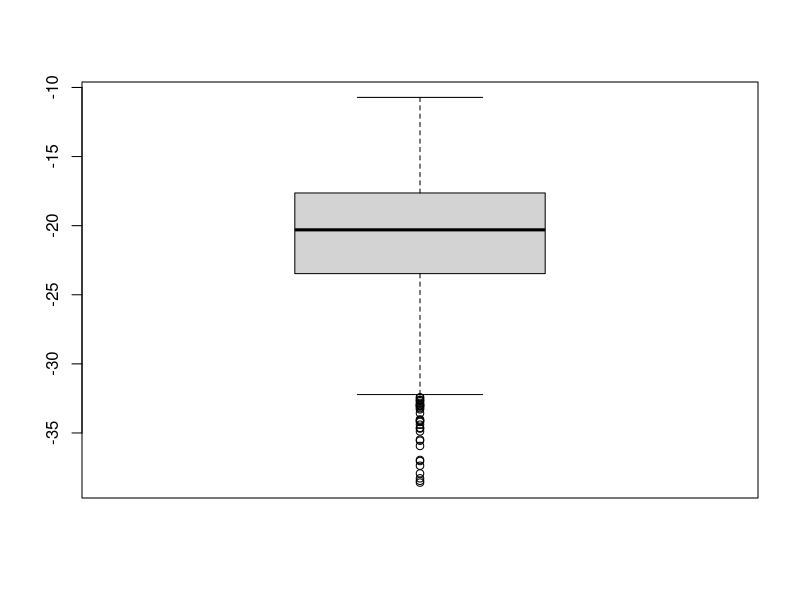
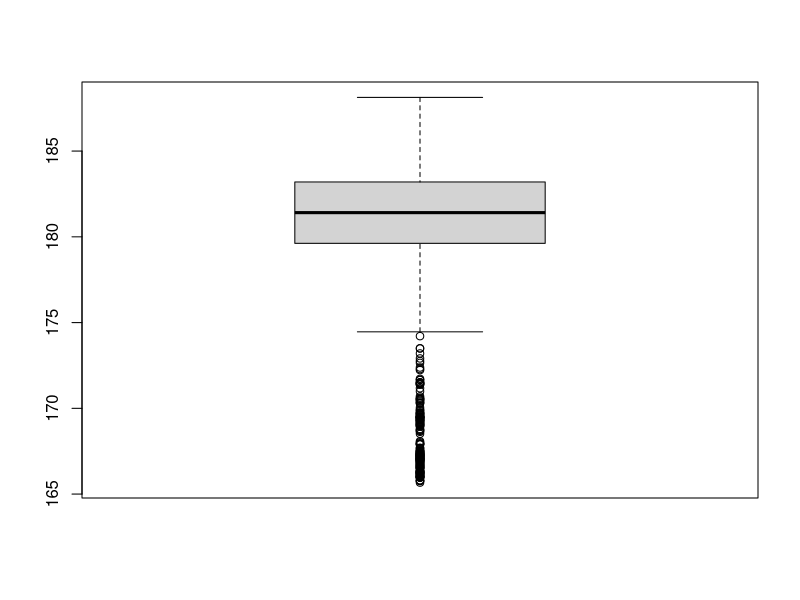
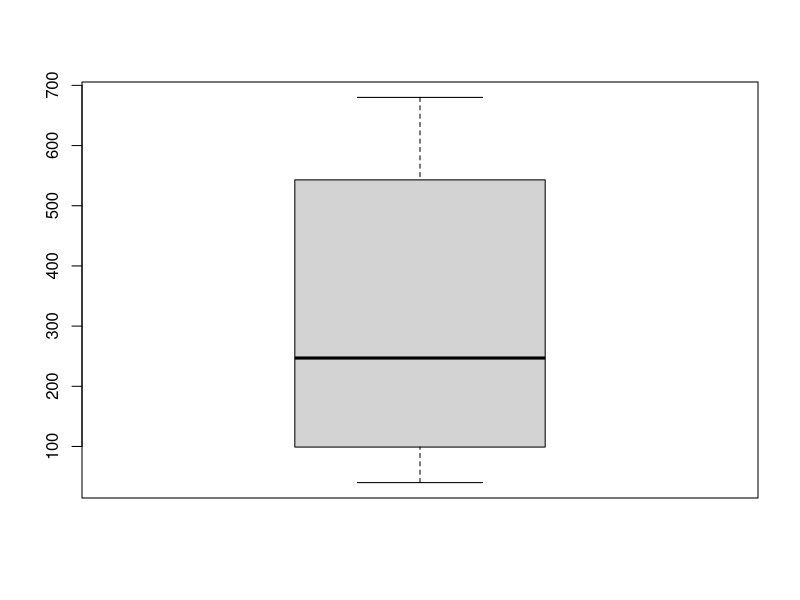
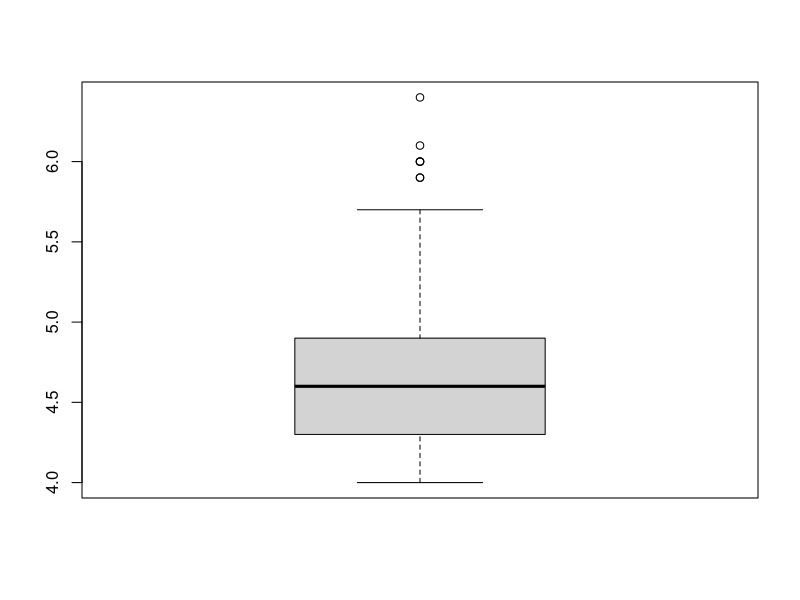
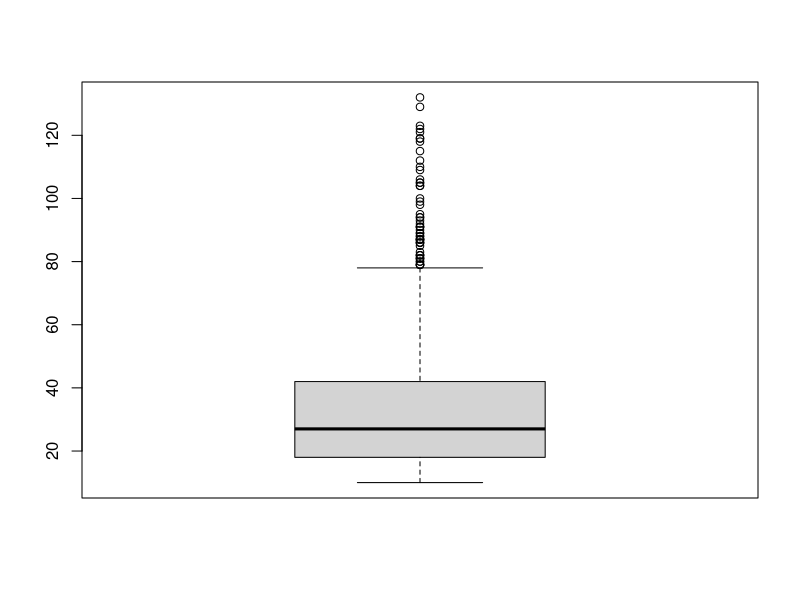

R code for these plots, in order:
#datas

myQuakes = quakes

lats = quakes$lat             #lats = latitudinile
longs = quakes$long           #longs = lungitudinile
depths = quakes$depth         #depths = adancimile
mags = quakes$mag             #mags = magnitudinile
stationss = quakes$stations   #stationss = statiunile


# QUARTILES

latsQuantile = quantile(lats)
longsQuantile = quantile(longs)
depths_quantile = quantile(depths)
mags_quantile = quantile(mags)
stations_quantile = quantile(stationss)


# MEAN (media efectiva)

lats_mean = mean(lats)
longs_mean = mean(longs)
depths_mean = mean(depths)
mags_mean = mean(mags)
stations_mean = mean(stationss)

# VARIANCES

lats_var = var(lats)
longs_var = var(longs)
depths_var = var(depths)
mags_var = var(mags)
stations_var = var(stationss)

#BOXPLOTS (daca le rulez pe toate, o sa imi apara doar ultima)

lats_boxplot = boxplot(lats)
longs_boxplot = boxplot(longs)
depths_boxplot = boxplot(depths)
mags_boxplot = boxplot(mags)
stations_vboxplot = boxplot(stationss)

#Ce observam in urma statisticilor dataset-ului "quakes" (interpretari) :

# Latitudinea maxima - 10.72
#
# Au fost foarte putine cutremure care s-au intamplat la o adancime intre
# 250-500 km comparat cu restul adancimilor de pana in 250 si respectiv peste 500
# 
# Aproximativ 1/3 din toate cutremurele au avut o longitudine de 180-182
#
# Cea mai mare magnitudine a fost de 6.4 iar majoritatea au avut peste 5

